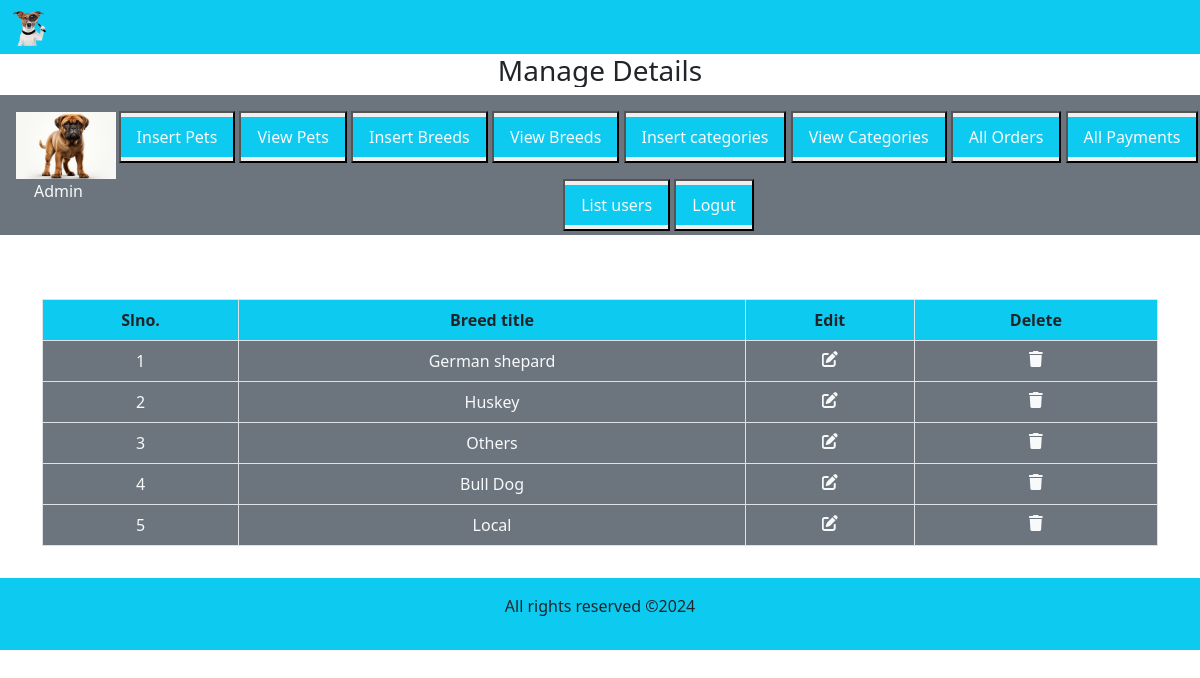
The page /admin_area/index.php?view_breeds on the database its author committed.
### tables this page shows
CREATE TABLE `breeds` (
  `breed_id` int(11) NOT NULL,
  `breed_title` varchar(100) NOT NULL
);

### admin_area/view_breeds.php (the view, shortened to what this page needs)
<table class="table table-bordered mt-5">
    <thead class="bg-info ">
        <tr class="text-center">
            <th>Slno.</th>
            <th>Breed title</th>
            <th>Edit</th>
            <th>Delete</th>
        </tr>
    </thead>
    <tbody class="bg-secondary text-light">
        <?php
        $select_cat="select * from `breeds`";
        $result=mysqli_query($con,$select_cat);
        $number=0;
        while($row=mysqli_fetch_assoc($result)){
            $breed_id=$row['breed_id'];
            $breed_title=$row['breed_title'];
            $number++;
        ?>
        <tr class="text-center">
            <td><?php echo $number ?></td>
            <td><?php echo $breed_title ?></td>
            <td><a href='index.php?edit_breeds=<?php echo $breed_id?>' class='text-light'> <i class='fa-solid fa-pen-to-square'></i></a></td>
            <td><a href='index.php?delete_breeds=<?php echo $breed_id?>' class='text-light'> <i class='fa-solid fa-trash'></i></a></td></td>
        </tr>
        <?php
        }?>
    </tbody>
</table>

### style.css (style rules this page uses)
* { margin:0; padding:0; box-sizing:border-box; overflow-x:hidden; }

### rows shown on the page
breeds: breed_title "German shepard"
breeds: breed_title "Huskey"
breeds: breed_title "Others"
breeds: breed_title "Bull Dog"
breeds: breed_title "Local"
